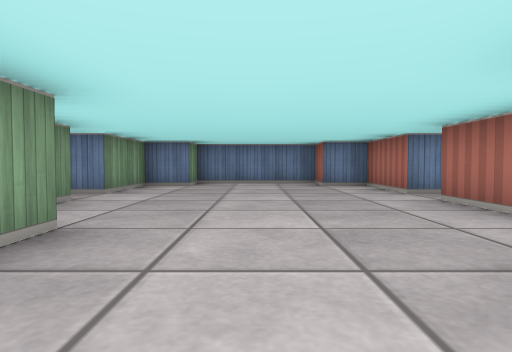
view 1 (above)

16 first-person views from a walk through a cub3D ray-caster map. The camera is about half as high as the walls, tilts 2° down and sees 75° across. The floor is counted in squares. Each view is taken from the middle of a square. On the plan, view 1 faces up. The plan holds only what a view shows up to about 9 squares ahead; the rest is blank.

view 2
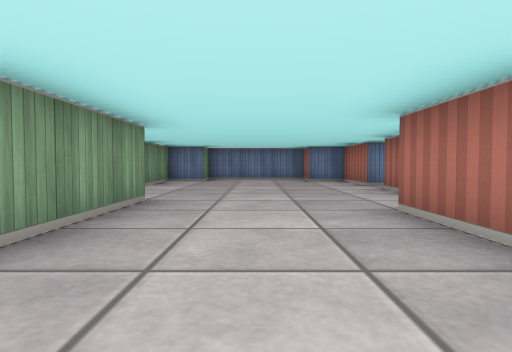

view 3
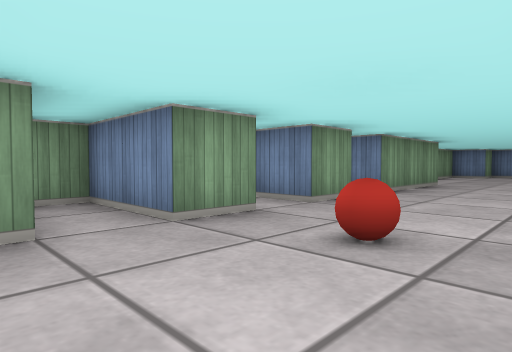

view 4
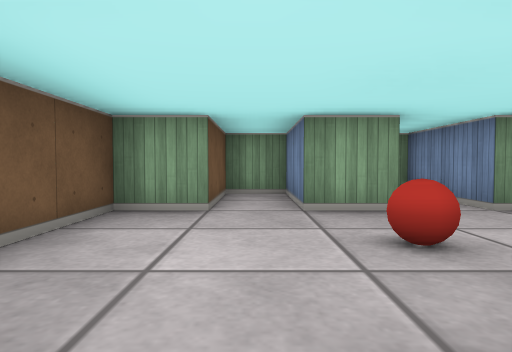

view 5
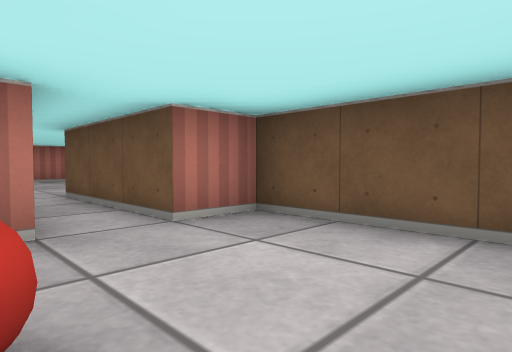

view 6
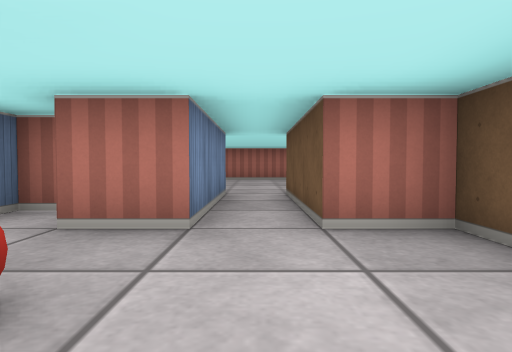

view 7
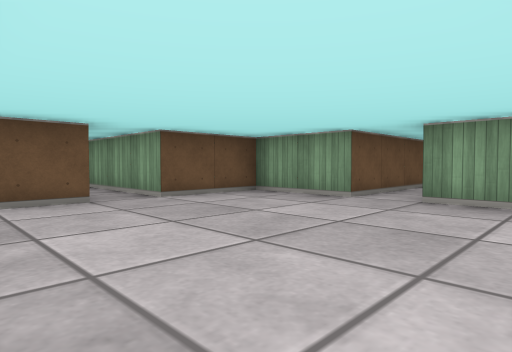

view 8
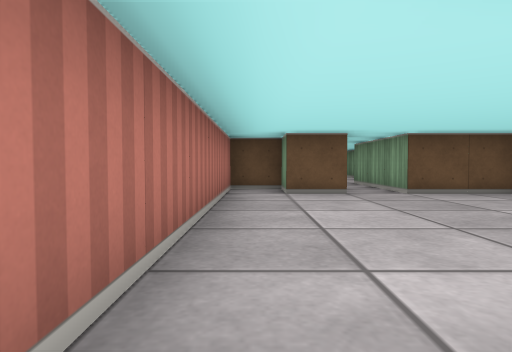

view 9
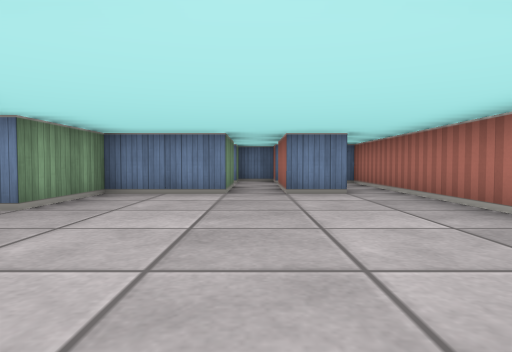

view 10
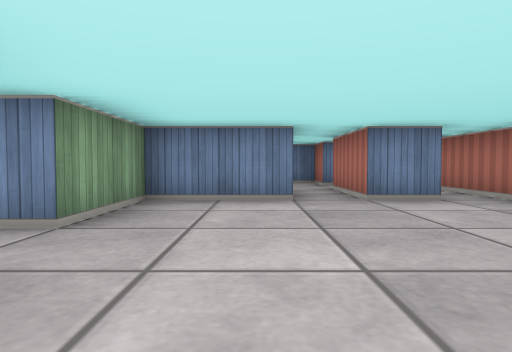

view 11
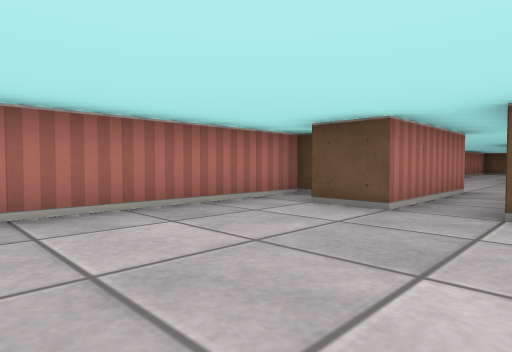

view 12
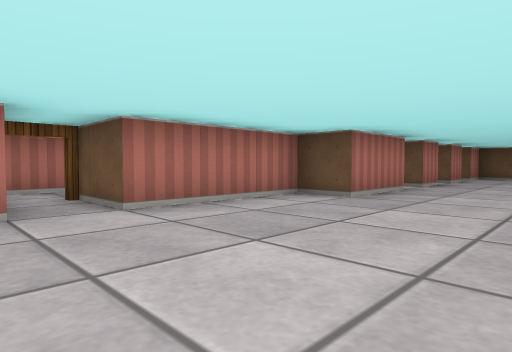

view 13
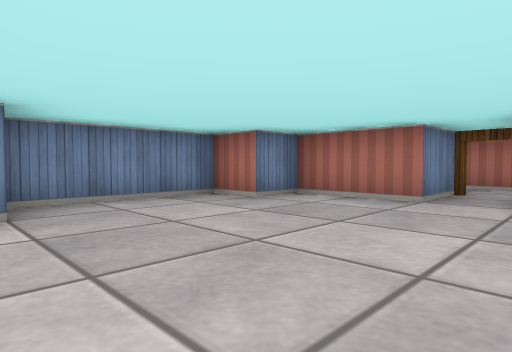

view 14
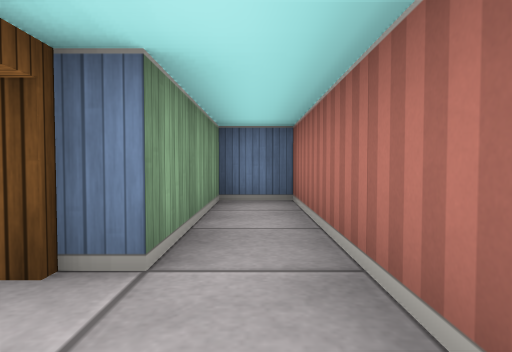

view 15
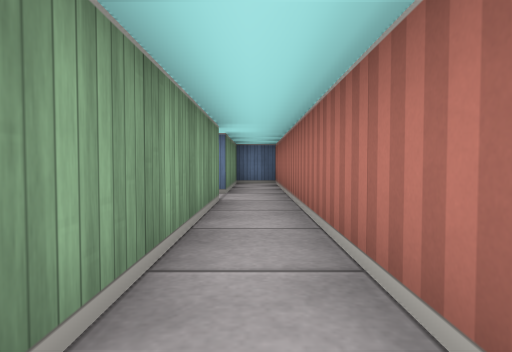

view 16
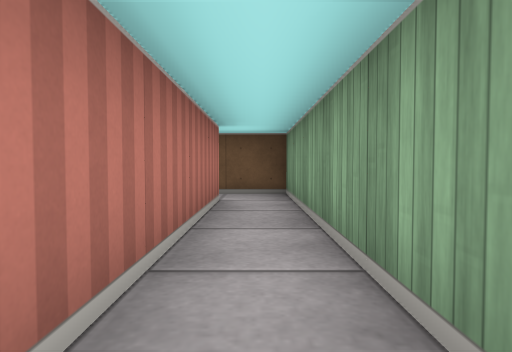

### Floor plan
Points are (right, up) in squares from view 1. A wall is a line through its corners. A room is listed if a view was taken in it or the views show most of it. See-through windows are left out.
Room 1 (views 1, 2, 3, 5, 6, 12, 13)
walls: (-1.5, 2.6) (-1.5, -0.5) (-2.1, -0.5); (1.5, -0.6) (1.5, 1.5) (2.5, 1.5) (2.5, 4.5) (4.1, 4.5); (-1.5, -1.4) (-1.5, -2.5) (-3.5, -2.5); (1.5, -2.6) (1.5, -1.5) (2, -1.5); (-1.5, -3.4) (-1.5, -4.5) (-3.5, -4.5) (-3.5, -5.5) (-1.5, -5.5) (-1.5, -6.5) (1.5, -6.5) (1.5, -5.5); (2.5, -3) (2.5, -2.5); (1.5, -4.5) (1.5, -3.5); (4.5, 5.5) (2.5, 5.5) (2.5, 7.5) (1.5, 7.5) (1.5, 8.5) (-1.5, 8.5) (-1.5, 7.5) (-2.5, 7.5) (-2.5, 5.5) (-3.1, 5.5)
ways out: opening at (2, -5) to room 2; open door at (4, 5) to room 4
objects: ball (0, -4)
Room 2 (views 4, 7, 9, 10, 11)
walls: (6.5, -2.5) (4.5, -2.5) (4.5, -4.5) (1.5, -4.5); (8.6, -2.5) (7.5, -2.5); (1.5, -5.5) (4.5, -5.5) (4.5, -7.5) (6.5, -7.5) (6.5, -10.5); (7.5, -10.6) (7.5, -7.5) (8.5, -7.5) (8.5, -8.5) (9.5, -8.5) (9.5, -2.5)
ways out: opening at (2, -5) to room 1; opening at (9, -1.5) to room 3; opening at (7, -1.5) to room 5; opening at (7, -11)
Room 3 (view 8)
walls: (9.5, -2.5) (9.5, 0.5)
ways out: opening at (9, -1.5) to room 2; opening at (8, 0) to room 5
Room 4 (views 14, 15, 16)
walls: (4.5, 4.5) (4.5, -0.5) (5.6, -0.5); (5.5, 0.5) (5.5, 8.5) (4.5, 8.5) (4.5, 5.5)
ways out: open door at (4, 5) to room 1; opening at (6, 0) to room 5
Room 5 (no view inside)
walls: (7.5, 0.5) (7.5, 1.5) (6.9, 1.5); (6.5, -0.6) (6.5, -2.5); (7.5, -2.5) (7.5, -0.5)
ways out: opening at (7, -1.5) to room 2; opening at (8, 0) to room 3; opening at (6, 0) to room 4

Where each view was taken, in squares from view 1:
view 1: 0 up, 0 right, facing up
view 2: 2 down, 0 right, facing up
view 3: 6 down, 1 right, facing up-left
view 4: 5 down, 2 right, facing left
view 5: 4 down, 1 left, facing down-right
view 6: 5 down, 1 left, facing right
view 7: 3 down, 9 right, facing down-left
view 8: 2 down, 9 right, facing down
view 9: 8 down, 7 right, facing up
view 10: 7 down, 6 right, facing up
view 11: 4 down, 6 right, facing down-right
view 12: 6 up, 1 left, facing down-right
view 13: 4 up, 2 left, facing up-right
view 14: 4 up, 5 right, facing up
view 15: 0 up, 5 right, facing up
view 16: 5 up, 5 right, facing down
